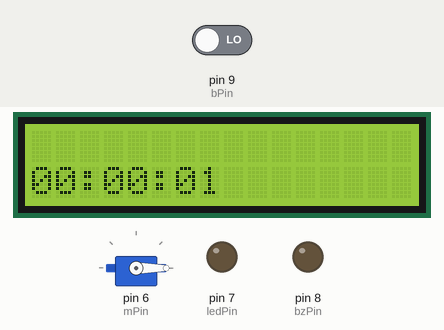
This sketch was run on a simulated Arduino Uno, built with avr-gcc and run on an emulated ATmega328P. On the bench: servo, 16×2 character LCD, output pins drawn as LEDs (lit = HIGH). Inputs (shaded band) come from the test bench; at power-on: pin 9 (bPin) LOW.

Above: at 1.2 s.
1.3 s: pin 9 (bPin) driven HIGH
At 5.8 s:
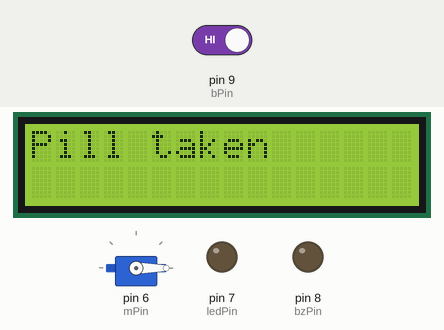
9.5 s: pin 9 (bPin) driven LOW
At 11.8 s:
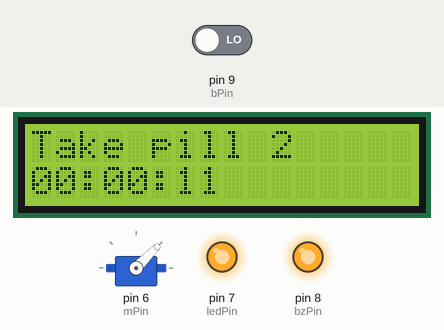
15.5 s: pin 9 (bPin) driven HIGH
At 16.3 s:
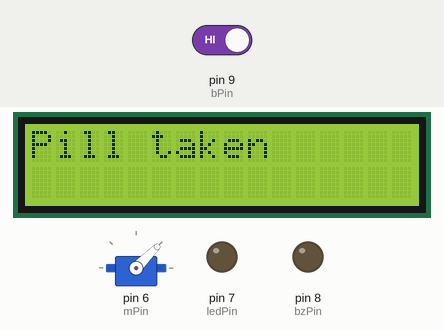
20.0 s: pin 9 (bPin) driven LOW
At 22.3 s:
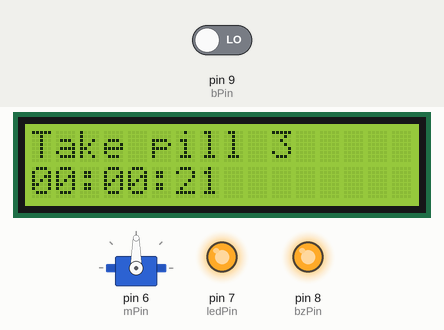
25.0 s: pin 9 (bPin) driven HIGH
At 25.8 s:
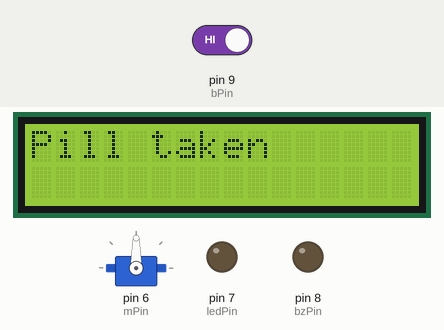
29.5 s: pin 9 (bPin) driven LOW
At 31.8 s:
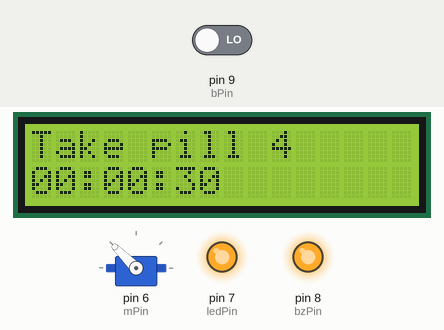
Timing chart, 0 to 33.3 s (numbered marks = the images above; inputs shaded):
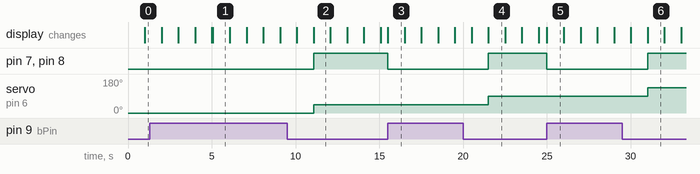

The sketch:

sc_intrahackathon_pill_dispenser1.ino
```cpp
#include <Servo.h>
#include <LiquidCrystal.h>

Servo motor;
LiquidCrystal lcd(12, 11, 5, 4, 3, 2);

const int mPin = 6;
const int bPin = 9;
const int ledPin = 7;
const int bzPin = 8;

unsigned long lastSecondUpdate = 0;
unsigned long pillTimerStart = 0;

int hour = 0, min = 0, sec = 0;

int angles[4] = {0, 45, 90, 135};
int currentPill = 0;

bool waitingForButton = false;
bool timerRunning = false;

unsigned long dispenseInterval = 5000;

void setup() {
  pinMode(bPin, INPUT);
  pinMode(ledPin, OUTPUT);
  pinMode(bzPin, OUTPUT);

  motor.attach(mPin);
  motor.write(angles[0]);

  lcd.begin(16, 2);
}

void loop() {
  updateFakeTime();
  updateLCD();

  if (currentPill >= 4) {
    lcd.setCursor(0, 0);
    lcd.print("All pills taken ");
    return;
  }

  if (!timerRunning && !waitingForButton) {
    pillTimerStart = millis();
    timerRunning = true;
  }

  if (timerRunning && millis() - pillTimerStart >= dispenseInterval) {
    dispensePill();
    timerRunning = false;
    waitingForButton = true;
  }

  if (waitingForButton && digitalRead(bPin) == HIGH) {
    digitalWrite(ledPin, LOW);
    digitalWrite(bzPin, LOW);
    lcd.clear();
    lcd.print("Pill taken");

    delay(1000);

    waitingForButton = false;
    currentPill++;
  }
}


void dispensePill() {
  motor.write(angles[currentPill]);

  lcd.clear();
  lcd.print("Take pill ");
  lcd.print(currentPill + 1);

  digitalWrite(ledPin, HIGH);
  digitalWrite(bzPin, HIGH);
}

void updateFakeTime() {
  if (millis() - lastSecondUpdate >= 1000) {
    lastSecondUpdate = millis();
    sec++;

    if (sec >= 60) {
      sec = 0;
      min++;
    }
    if (min >= 60) {
      min = 0;
      hour++;
    }
    if (hour >= 24) {
      hour = 0;
    }
  }
}

void updateLCD() {
  lcd.setCursor(0, 1);
  if (hour < 10) lcd.print("0");
  lcd.print(hour);
  lcd.print(":");
  if (min < 10) lcd.print("0");
  lcd.print(min);
  lcd.print(":");
  if (sec < 10) lcd.print("0");
  lcd.print(sec);
}
```

Measured:
- after the input at 1.3 s, pin 7 (ledPin), pin 8 (bzPin): stays LOW (without the input it goes to HIGH after 3.8 s); the display: first differs from a run without the input after 3.8 s (image 1)
- after the input at 9.5 s, pin 7 (ledPin), pin 8 (bzPin): LOW → HIGH after 1.6 s; the display: first differs from a run without the input after 1.6 s (image 2)
- after the input at 15.5 s, pin 7 (ledPin), pin 8 (bzPin): HIGH → LOW at once; the display: changes at once (image 3)
- after the input at 20.0 s, pin 7 (ledPin), pin 8 (bzPin): LOW → HIGH after 1.5 s; the display: first differs from a run without the input after 1.5 s (image 4 shows a later state)
- after the input at 25.0 s, pin 7 (ledPin), pin 8 (bzPin): HIGH → LOW at once; the display: changes at once (image 5)
- after the input at 29.5 s, pin 7 (ledPin), pin 8 (bzPin): LOW → HIGH after 1.5 s; the display: first differs from a run without the input after 1.5 s (image 6 shows a later state)
- what the display in image 1 shows lasts 1.0 s, from 5.1 s to 6.1 s
